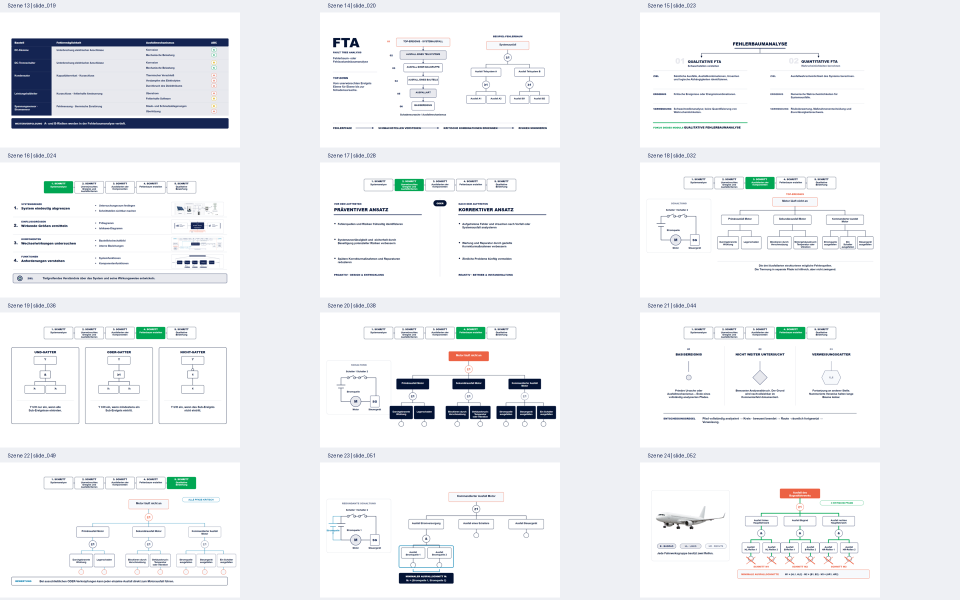
#> input picture analysis/render-checks/RE2/design-harmonization-2026-09-17/before-sheet-2.png, 1920 x 1200 px, given as the content of the folder -checks/RE2/design-harmonization-2026-09-17/states/slide_005, which was not available (shown at 1/2 size)
$ python review-re2-design-scene.py --slide 5
#> lines starting #> are read from the running program, lines starting #| are printed output that depends on the picture; pictures that were not available may be replaced by others from this repository, and a replacement may not be noted
"""Produce and technically review one design-only scene before visual approval."""
import argparse
import json
import subprocess
import sys
import xml.etree.ElementTree as ET
from pathlib import Path
from PIL import Image, ImageDraw

ROOT = Path(__file__).resolve().parents[1]
REVIEW = ROOT / 'analysis/render-checks/RE2/design-harmonization-2026-09-17'

def run(args, known_baseline_bounds=False):
    result = subprocess.run(args, cwd=ROOT, capture_output=True, text=True, encoding='utf-8', errors='replace')
    if result.returncode:
        if known_baseline_bounds:
            report=json.loads((REVIEW/'qa-071/svg-qa-report.json').read_text(encoding='utf-8'))
            errors=[i for i in report['issues'] if i['severity']=='error']
            expected={'circle min: -173.523,722.292','circle max: -29.522999999999996,866.292'}
            source=ET.parse(REVIEW/'baseline/slide_071/slide_071.svg')
            target=ET.parse(ROOT/'rebuild-proposals/svg/RE2/slide_071/slide_071.svg')
            circles=lambda doc:[e.attrib for e in doc.iter() if e.tag.endswith('}circle')]
            if len(errors)==2 and all(e['rule']=='viewbox-bounds' for e in errors) and {e['detail'] for e in errors}==expected and circles(source)==circles(target) and report['layout']['summary']['errors']==0:
                (REVIEW/'qa-071/accepted-baseline-finding.json').write_text(json.dumps({'reason':'The static bounds rule ignores the existing circle transform. Geometry and transform are identical to the approved baseline. Browser layout checks pass and the circle is inside the rendered slide.','issues':errors},indent=2)+'\n',encoding='utf-8')
                return result.stdout.strip()+'\nAccepted: two unchanged raw-coordinate findings; rendered bounds pass.'
        print(result.stdout); print(result.stderr); raise SystemExit(result.returncode)
    return result.stdout.strip()

def main():
    sys.stdout.reconfigure(encoding='utf-8')
    parser=argparse.ArgumentParser(); parser.add_argument('--slide', type=int, required=True); args=parser.parse_args()
    n=args.slide; name=f'slide_{n:03}'
    print(run([sys.executable,'tools/harmonize-re2-design.py','--slide',str(n)]), flush=True)
#> (the call stopped at in run, `result = subprocess.run(args, cwd=ROOT, capture_output=True, text=True..`: subprocess is not available in this run)
    print(run([sys.executable,'tools/verify-re2-design-preservation.py','--slide',str(n)]), flush=True)
#> (the call stopped at in run, `result = subprocess.run(args, cwd=ROOT, capture_output=True, text=True..`: subprocess is not available in this run)
    run(['node','tools/render-svg-previews.js','--module','RE2','--slides',str(n),'--output-dir',str(REVIEW/'after')])
#> (the call stopped at in run, `result = subprocess.run(args, cwd=ROOT, capture_output=True, text=True..`: subprocess is not available in this run)
    run(['node','tools/render-svg-animation-states.js','--module','RE2','--slides',str(n),'--output-dir',str(REVIEW/'states'),'--sample-highlights','true'])
#> (the call stopped at in run, `result = subprocess.run(args, cwd=ROOT, capture_output=True, text=True..`: subprocess is not available in this run)
    print(run(['node','tools/svg-rebuild-qa.js',str(ROOT/'rebuild-proposals/svg/RE2'/name),'--strict-design','--layout','--layout-strict','--report-dir',str(REVIEW/f'qa-{n:03}')], known_baseline_bounds=n==71), flush=True)
#> (the call stopped at in run, `result = subprocess.run(args, cwd=ROOT, capture_output=True, text=True..`: subprocess is not available in this run)
    frames=sorted((REVIEW/'states'/name).glob('*.png'))
    columns=min(3,max(1,len(frames))); rows=(len(frames)+columns-1)//columns
    sheet=Image.new('RGB',(640*columns,390*rows),'#eef0f5'); draw=ImageDraw.Draw(sheet)
#> after `sheet = Image.new('RGB', (640 * columns, 390 * rows), '#eef0f5')`:
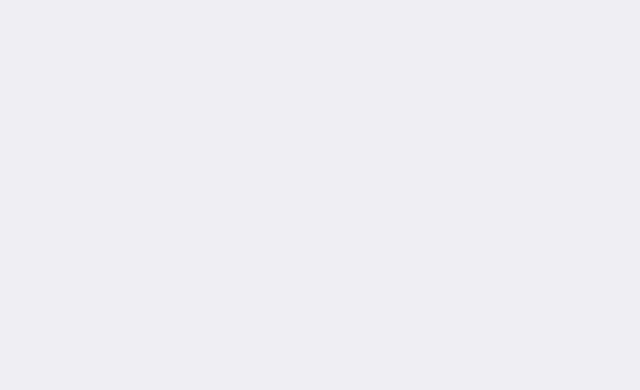
#> sheet: PIL image 640x390 RGB; mean R, G, B 238, 240, 245
    for i,p in enumerate(frames):
        frame=Image.open(p).convert('RGB');frame.thumbnail((640,360))
#> in main, frame is the input picture: PIL image 1920x1200 RGB; mean R, G, B 239.1, 240.8, 243.2
#> after `frame.thumbnail((640, 360))`:
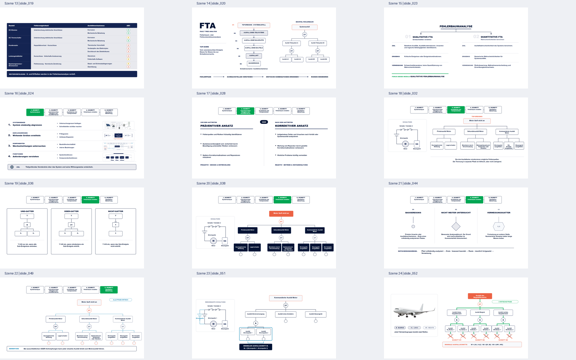
#> frame: PIL image 576x360 RGB; mean R, G, B 238.9, 240.7, 243.1
        x=(i%columns)*640;y=(i//columns)*390
        sheet.paste(frame,(x,y+25));draw.text((x+12,y+7),p.stem[:75],fill='#142452')
#> after `sheet.paste(frame, (x, y + 25))`:
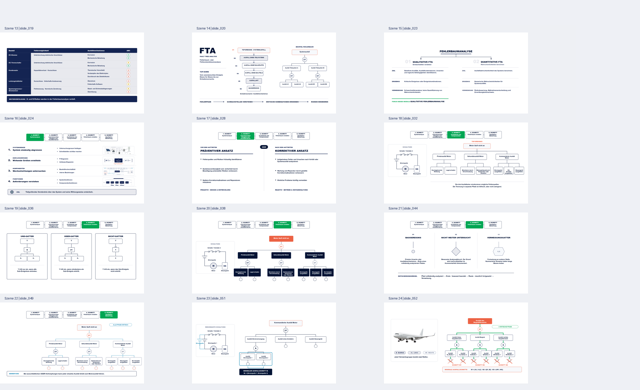
#> sheet: PIL image 640x390 RGB; mean R, G, B 238.8, 240.6, 243.4
    sheet.save(REVIEW/'after'/f'{name}-states.png')
    print(f'{name}: ready for visual review ({len(frames)} states)',flush=True)

if __name__=='__main__': main()
